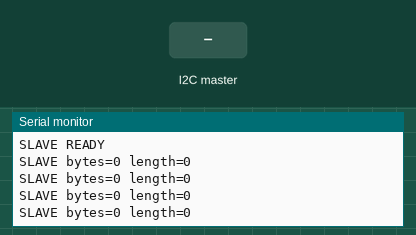
The sketch below on a simulated ESP32. Shown: the last lines printed to the serial monitor. Inputs (shaded band) come from the test bench.

Above: at 1.2 s.
1.3 s: the I2C master sends the byte 1
At 1.68 s:
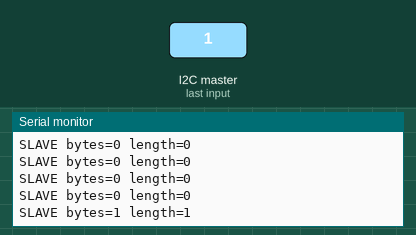
2.8 s: the I2C master sends the byte 0
At 3.18 s:
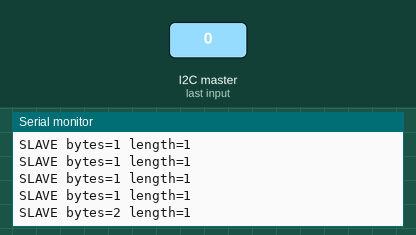
Timing chart, 0 to 5.8 s (numbered marks = the images above; inputs shaded):
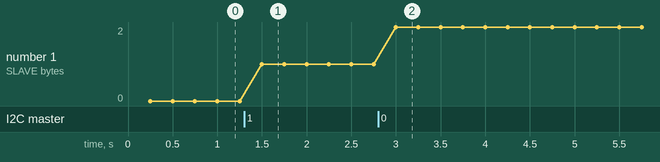

The sketch:

slave.ino
```cpp
#include <Wire.h>

constexpr int kScl = 19;
constexpr int kSda = 20;
constexpr uint8_t kAddress = 0x42;
volatile uint16_t received = 0;
volatile uint8_t last_length = 0;

void onReceive(int length) {
  last_length = length;
  while (Wire.available()) { Wire.read(); ++received; }
}
void setup() {
  Serial.begin(115200);
  Wire.onReceive(onReceive);
  Wire.begin(kAddress, kSda, kScl, 100000);
  Serial.println("SLAVE READY");
}
void loop() {
  static uint32_t next;
  if (millis() - next < 250) return;
  next = millis();
  Serial.printf("SLAVE bytes=%u length=%u\n", received, last_length);
}
```

Measured:
- after the input at 1.3 s, the serial monitor: prints a new line after 0.20 s (image 1)
- after the input at 2.8 s, the serial monitor: prints a new line after 0.20 s (image 2)
- plotted number 1: 0 → 1 after the input at 1.3 s, 1 → 2 after the input at 2.8 s
